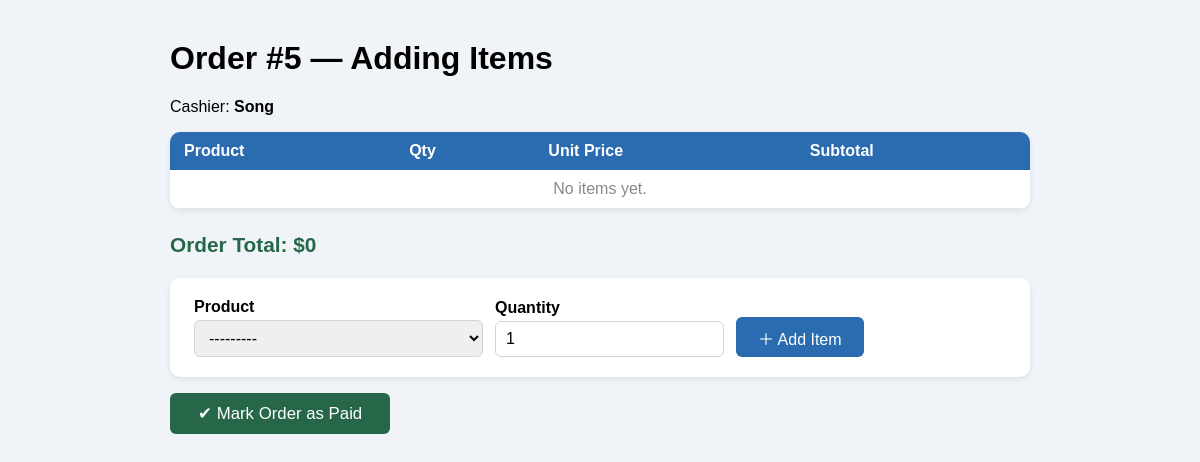
/sales/orders/5/items/ (signed in), run on the app's committed database.
### sales/models.py (models this page shows, shortened)
class Order(models.Model):
    STATUS_CHOICES = [
        ('open',       'បានបើក'),
        ('paid',       'បានបង់'),
        ('refunded',   'បានសង'),
        ('cancelled',  'បានលុបចោល'),
    ]
    cashier    = models.ForeignKey(User, on_delete=models.SET_NULL, null=True, related_name='orders')
    status     = models.CharField(max_length=20, choices=STATUS_CHOICES, default='open')
    created_at = models.DateTimeField(auto_now_add=True)
    notes      = models.TextField(blank=True)
    @property
    def total(self):
        subtotal = sum(item.subtotal for item in self.items.all())
        try:
            return subtotal - self.discount.amount
        except Discount.DoesNotExist:
            return subtotal
    class Meta:
        ordering = ['-created_at']

### sales/views.py (the view)
# urls.py: path('orders/<int:pk>/items/', views.add_item,       name='add_item'),
@login_required
def add_item(request, pk):
    order = get_object_or_404(Order, pk=pk)
    if request.method == 'POST':
        if 'mark_paid' in request.POST:
            order.status = 'paid'
            order.save()
            return redirect('order_list')
        item_form = OrderItemForm(request.POST)
        if item_form.is_valid():
            item = item_form.save(commit=False)
            item.order      = order
            item.unit_price = item.product.price   # រក្សាតម្លៃទុក
            item.save()
            product = item.product         # ទាញយកផលិតផល
            product.stock -= item.quantity # ដកចំនួនដែលលក់ចេញពីស្តុក
            product.save()                 # រក្សាទុកការផ្លាស់ប្តូរចូល Database
            return redirect('add_item', pk=order.pk)
    else:
        item_form = OrderItemForm()
    return render(request, 'sales/add_item.html', {
        'order':     order,
        'item_form': item_form,
        'items':     order.items.select_related('product'),
    })

### sales/forms.py (shortened to what this page needs)
class OrderItemForm(forms.ModelForm):
    class Meta:
        model  = OrderItem
        fields = ['product', 'quantity']

### sales/models.py (called while the page is built)
    def __str__(self):
        return f"{self.name}  —  ${self.price}  (ស្តុក: {self.stock})"

### sales/templates/sales/add_item.html (shortened to what this page needs)
<!DOCTYPE html>
<html lang="en">
<head>
</head>
<body>
    <h1>Order #{{ order.pk }} — Adding Items</h1>
    <p>Cashier: <strong>{{ order.cashier }}</strong></p>
    <table>
        <thead><tr><th>Product</th><th>Qty</th><th>Unit Price</th><th>Subtotal</th></tr></thead>
        <tbody>
        {% for item in items %}
        <tr>
            <td>{{ item.product.name }}</td>
            <td>{{ item.quantity }}</td>
            <td>${{ item.unit_price }}</td>
            <td>${{ item.subtotal }}</td>
        </tr>
        {% empty %}
        <tr><td colspan="4" style="color:#888;text-align:center">No items yet.</td></tr>
        {% endfor %}
        </tbody>
    </table>
    <p class="total">Order Total: ${{ order.total }}</p>
    <form class="add" method="post">
        {% for field in item_form %}
        <div class="field-container">
            <label>{{ field.label }}</label>
            {{ field }}
        </div>
        {% endfor %}
        <button class="btn-add" type="submit">＋ Add Item</button>
    </form>
    <form method="post">
        <button class="btn-paid" name="mark_paid" type="submit">✔ Mark Order as Paid</button>
    </form>
</body>
</html>

### sales/templates/sales/add_item.html (style rules this page uses)
body { font-family: Arial, sans-serif; max-width: 860px; margin: 40px auto; background: #f0f4f8; padding: 0 20px; }
table { width: 100%; border-collapse: collapse; background: white; border-radius: 10px; overflow: hidden; box-shadow: 0 2px 6px rgba(0,0,0,0.08); margin-bottom: 24px; }
th { background: #2b6cb0; color: white; padding: 10px 14px; text-align: left; }
td { padding: 10px 14px; border-bottom: 1px solid #e2e8f0; }
.total { font-size: 1.3em; font-weight: bold; color: #276749; }
form.add { background: white; padding: 20px 24px; border-radius: 10px; box-shadow: 0 2px 6px rgba(0,0,0,0.08); display: flex; gap: 12px; align-items: flex-end; flex-wrap: wrap; }
form.add label { font-weight: bold; display: block; margin-bottom: 4px; }
form.add select, form.add input { padding: 8px 10px; border: 1px solid #cbd5e0; border-radius: 6px; font-size: 1em; }
.btn-add { background: #2b6cb0; color: white; border: none; border-radius: 6px; padding: 9px 22px; font-size: 1em; cursor: pointer; height: 40px; }
.btn-paid { background: #276749; color: white; border: none; border-radius: 6px; padding: 10px 28px; font-size: 1.05em; cursor: pointer; margin-top: 16px; }

### data on the page
Order: pk "5", cashier "Song", total "0"

### other printed values
{{ field.label }} "Product" "Quantity"
